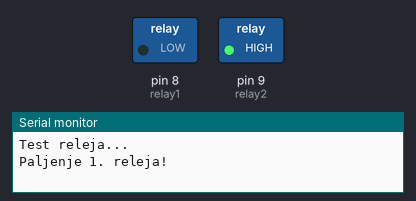
This sketch was run on a simulated Arduino Uno, built with avr-gcc and run on an emulated ATmega328P. Shown: switched loads named in the sketch (green lamp = pin HIGH), the last lines printed to the serial monitor.

Above: at 3.0 s.
At 7.0 s:
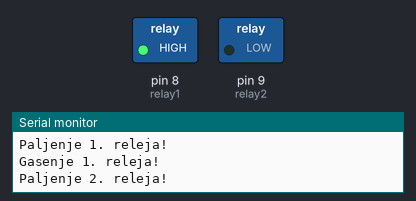
At 9.0 s:
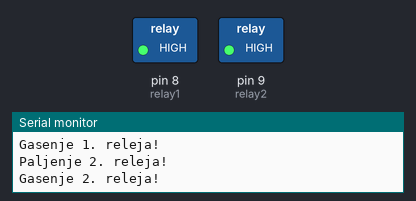
Timing chart, 0 to 12.4 s (numbered marks = the images above):
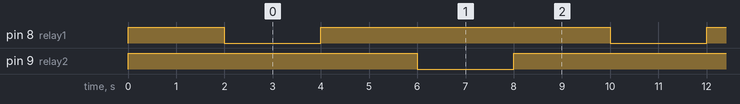

The sketch:

Test_Releja.ino
```cpp
int relay1 = 8;
int relay2 = 9;


void setup() {
  Serial.begin(9600);
  pinMode(relay1, OUTPUT);
  pinMode(relay2, OUTPUT);
  digitalWrite(relay1, HIGH);
  digitalWrite(relay2, HIGH);
  Serial.println("Test releja...");
  delay(2000);
}

void loop() {
  Serial.println("Paljenje 1. releja!");
  digitalWrite(relay1, LOW);
  delay(2000);
  Serial.println("Gasenje 1. releja!");
  digitalWrite(relay1, HIGH);
  delay(2000);
  Serial.println("Paljenje 2. releja!");
  digitalWrite(relay2, LOW);
  delay(2000);
  Serial.println("Gasenje 2. releja!");
  digitalWrite(relay2, HIGH);
  delay(2000);
}
```

Measured:
- by itself, pin 8 (relay1), pin 9 (relay2): alternates HIGH for 6.0 s and LOW for 2.0 s
- by itself, everything shown: repeats every 8.0 s, in 4 steps
